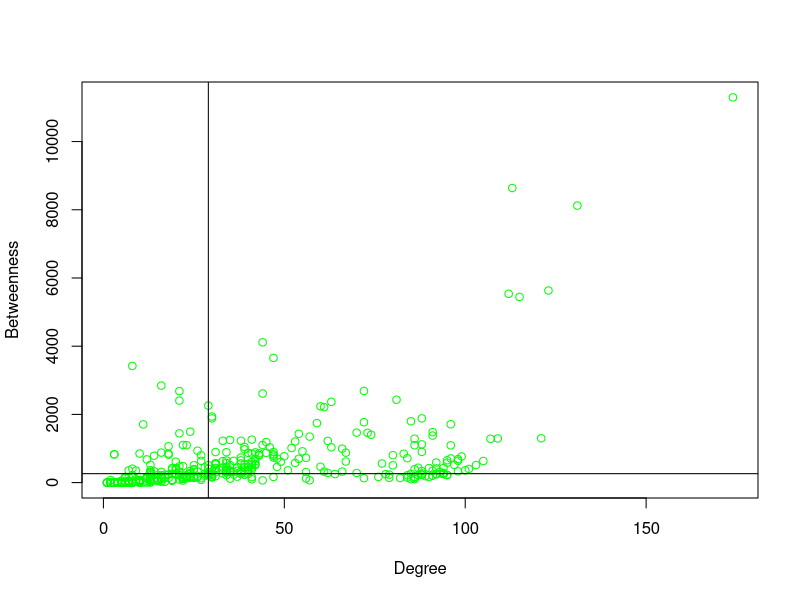
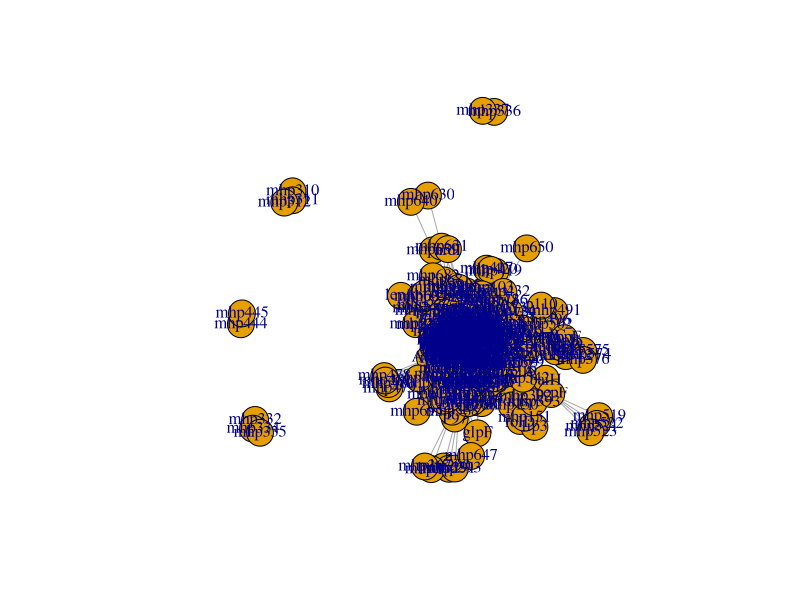

The R source for these figures, in order:
##### ##### ##### APLICAÇÃO DE BIOLOGIA DE SISTEMAS NO PROETO DE DOUTORADOA ##### ##### #####

###### Bibliotecas e pacotes importantes #####
library(dplyr)

###### ###### ###### Etapa 1 ##### ###### ###### Centralidades (Degree and Betweennes)

#Importando dados
node_deg_bet <- read.csv("04_string_cs_degree_betweenes.csv", stringsAsFactors = FALSE)

# Gráfico e linhas de média para definição dos quadrantes
plot(node_deg_bet$Degree.unDir, node_deg_bet$Betweenness.unDir, xlab="Degree", ylab ="Betweenness", col = "green")
abline(h = median(node_deg_bet$Betweenness.unDir), v = median(node_deg_bet$Degree.unDir))

# Classificação de Grupamentos e Gargalos(Hubs e Bottlenecks)
g_h_b <- node_deg_bet[node_deg_bet$Degree.unDir >= median(node_deg_bet$Degree.unDir)&(node_deg_bet$Betweenness.unDir >= median(node_deg_bet$Betweenness.unDir)),]
g_h_nb <- node_deg_bet[node_deg_bet$Degree.unDir > median(node_deg_bet$Degree.unDir)&(node_deg_bet$Betweenness.unDir < median(node_deg_bet$Betweenness.unDir)),]
g_nh_b <- node_deg_bet[node_deg_bet$Degree.unDir < median(node_deg_bet$Degree.unDir)&(node_deg_bet$Betweenness.unDir > median(node_deg_bet$Betweenness.unDir)),]
g_nh_nb <- node_deg_bet[node_deg_bet$Degree.unDir <= median(node_deg_bet$Degree.unDir)&(node_deg_bet$Betweenness.unDir <= median(node_deg_bet$Betweenness.unDir)),]

# Criando coluna e nomeando conforme classificação
g_h_b$Centrality <- "HB"
g_h_nb$Centrality <- "HnB"
g_nh_b$Centrality <- "nHB"
g_nh_nb$Centrality <- "nHnB"

node_centrality <- bind_rows(g_h_b, g_h_nb, g_nh_b, g_nh_nb)

##### ###### ###### FIM ###### ###### ##### B. A. R. T.

##### ##### ##### APLICAÇÃO DE BIOLOGIA DE SISTEMAS NO PROETO DE DOUTORADOA ##### ##### #####

###### Bibliotecas e pacotes importantes #####
library(dplyr)
library(igraph)

###### ###### ###### Etapa 2 ###### ###### ##### Comunidades e Modularidade (algoritmo walktrap)

# Imporantando rede
string_interaction_short <- read.delim("03_string_interactions_short.tsv")

# Selecionando a rede de interesse
network <- string_interaction_short[,c(1,2,13)]
network_igraph <- graph_from_data_frame(network, directed = FALSE, vertices = NULL)
plot(network_igraph)

# Rede de análise de comunidades usando o algoritmo walktrap
network_igraph_walktrap <- walktrap.community(network_igraph, weights = E(network_igraph)$weight, steps = 4, merge = TRUE)

network_igraph_walktrap.names <- as.data.frame(network_igraph_walktrap$names)
network_igraph_walktrap.membership <- as.data.frame(network_igraph_walktrap$membership)

network_igraph_walktrap.bind <- cbind(network_igraph_walktrap.names, network_igraph_walktrap.membership)

# Arrumando a nomenclatura das colunas do dataframe
names(network_igraph_walktrap.bind) [names(network_igraph_walktrap.bind) == "network_igraph_walktrap$names"] <- "Nodes"
names(network_igraph_walktrap.bind) [names(network_igraph_walktrap.bind) == "network_igraph_walktrap$membership"] <- "Module"

### - Adaptação do código - testspace

# Importando dados de centraliade obtidos no Cytoscape

network_centrality_01 <- as.data.frame(node_centrality$name)
network_centrality_02 <- as.data.frame(node_centrality$Betweenness.unDir)
network_centrality_03 <- as.data.frame(node_centrality$Degree.unDir)
network_centrality_04 <- as.data.frame(node_centrality$Centrality)

network_centrality <- cbind(network_centrality_01, network_centrality_02, network_centrality_03, network_centrality_04)

# Arrumando nomes das colunas do dataframe
names(network_centrality) [names(network_centrality) == "node_centrality$name"] <- "Nodes"
names(network_centrality) [names(network_centrality) == "node_centrality$Betweenness.unDir"] <- "Betweennes"
names(network_centrality) [names(network_centrality) == "node_centrality$Degree.unDir"] <- "Degree"
names(network_centrality) [names(network_centrality) == "node_centrality$Centrality"] <- "Centrality"

# Combinando a análises de comunidade e centralidades gerando um dataframe concatenado
network_combined.df <- merge(network_igraph_walktrap.bind, network_centrality, by = "Nodes")
write.table(cbind(rownames(network_combined.df), network_combined.df), file = '05_Network_centrality_modularity.txt', sep ='\t',row.names = F, quote = F)

# Comando para selecionar uma comunidade de nós de interesse

network_combined.df %>% group_by('Module') %>% count('Centrality')
Cluster_8_wtc <- subset(network_igraph_walktrap.bind, Module == "8" )
Cluster_4_wtc <- subset(network_igraph_walktrap.bind, Module == "4" )

##### FIM ##### B. A. R. T.